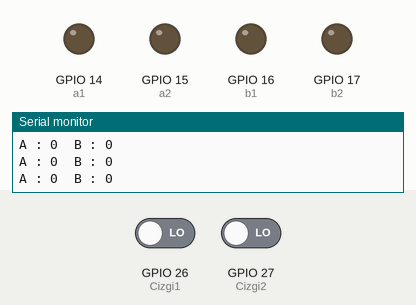
Recording of a sketch running on a simulated ESP32. Parts: output pins drawn as LEDs (lit = HIGH), the last lines printed to the serial monitor. Inputs (shaded band) come from the test bench; at power-on: GPIO 26 (Cizgi1) LOW, GPIO 27 (Cizgi2) LOW.

Above: at 1.2 s.
1.3 s: GPIO 26 (Cizgi1) driven HIGH
At 2.5 s:
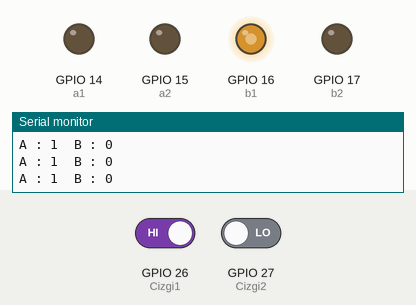
2.8 s: GPIO 27 (Cizgi2) driven HIGH
At 4.0 s:
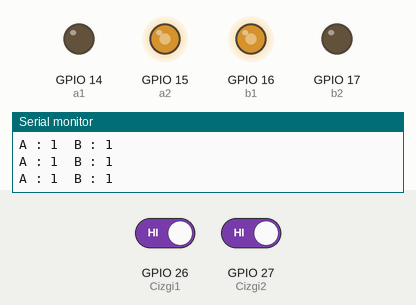
4.3 s: GPIO 26 (Cizgi1) driven LOW
At 5.1 s:
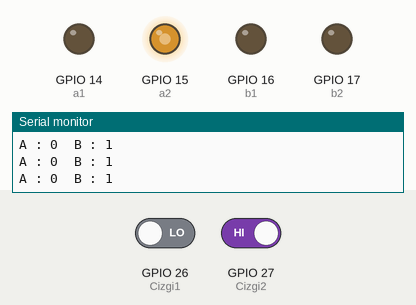
Timing chart, 0 to 7.3 s (numbered marks = the images above; inputs shaded):
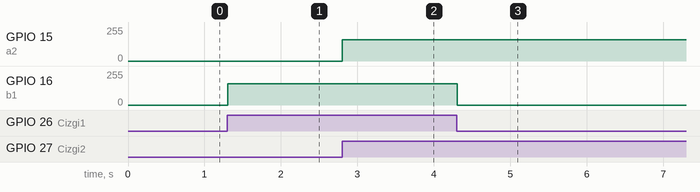

The sketch:

car.ino
```cpp
#define Cizgi1 26
#define Cizgi2 27

const int a1 = 14; // Birinci dc motorun + yönü
const int a2= 15; // Birinci dc motorun - yönü

const int b1 = 16; // İkinci dc motorun + yönü
const int b2 = 17; // İkinci dc motorun - yönü


int a,b;
int x = 0;

bool started = false;

void setup() {

  pinMode(a1, OUTPUT);
  pinMode(a2, OUTPUT);
  pinMode(b1, OUTPUT);
  pinMode(b2, OUTPUT);
  pinMode(Cizgi1, INPUT);
  pinMode(Cizgi2, INPUT);

  Serial.begin(9600);

}

void loop() {

  a = digitalRead(Cizgi1);
  b = digitalRead(Cizgi2);

  if(a==1){

    if(b == 1){

      analogWrite(a1,0);
      analogWrite(a2,160);
      analogWrite(b1,160);
      analogWrite(b2,0);
      started = true;
    }

    if(b == 0){

      analogWrite(a1,0);
      analogWrite(a2,0);
      analogWrite(b1,160);
      analogWrite(b2,0);
      x=1;
    }
  }

  if(a == 0){

    if(b == 1){

      analogWrite(a1,0);
      analogWrite(a2,160);
      analogWrite(b1,0);
      analogWrite(b2,0);
      x = 2;

    }

    if(b == 0){
      analogWrite(a1,0);
      analogWrite(a2,0);
      analogWrite(b1,0);
      analogWrite(b2,0);


      if(x == 1){
        analogWrite(a1,0);
        analogWrite(a2,0);
        analogWrite(b1,160);
        analogWrite(b2,0);
      }

      if(x == 2){
        analogWrite(a1,0);
        analogWrite(a2,160);
        analogWrite(b1,0);
        analogWrite(b2,0);
      }
    }
  }

  Serial.print("A : ");
  Serial.print(a);
  Serial.print("  B : ");
  Serial.println(b);

}
```

Measured:
- after the input at 1.3 s, GPIO 16 (b1): 0/255 → 160/255 at once
- after the input at 2.8 s, GPIO 15 (a2): 0/255 → 160/255 at once
- after the input at 4.3 s, GPIO 16 (b1): 160/255 → 0/255 at once
